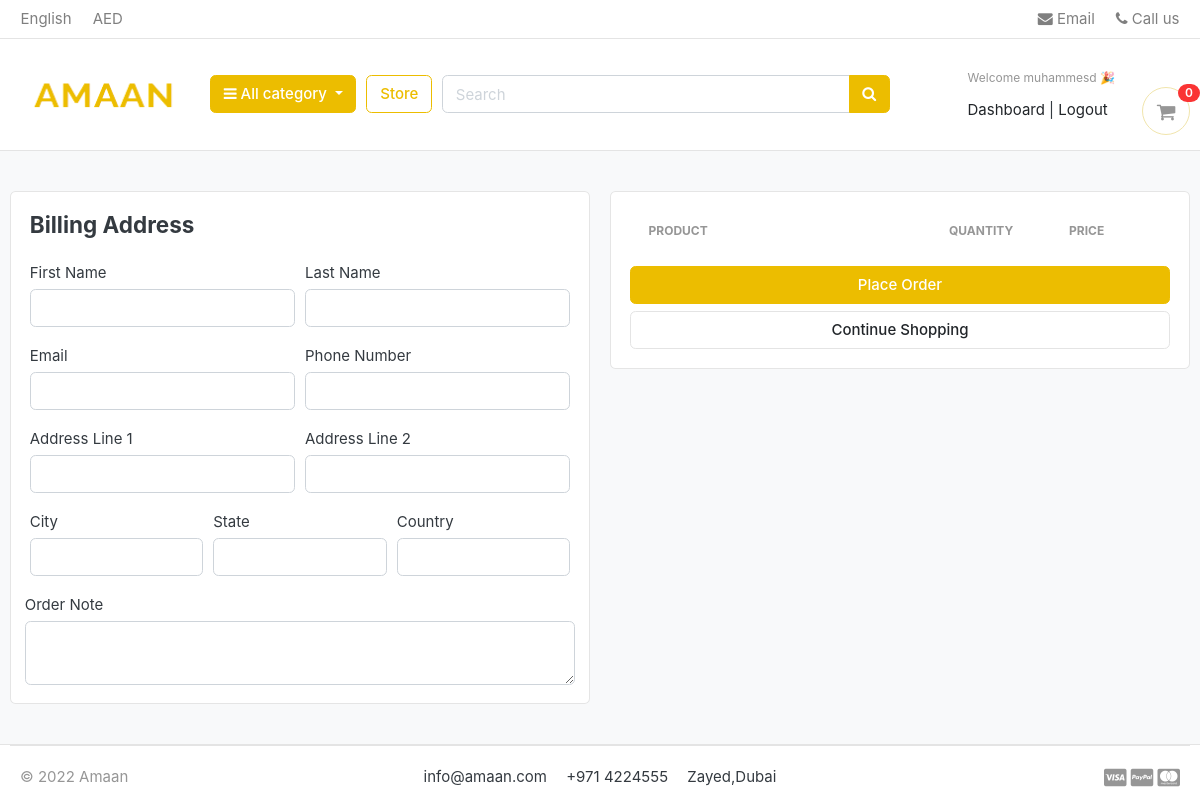
The page /cart/checkout/ (signed in) on the database as committed earlier.
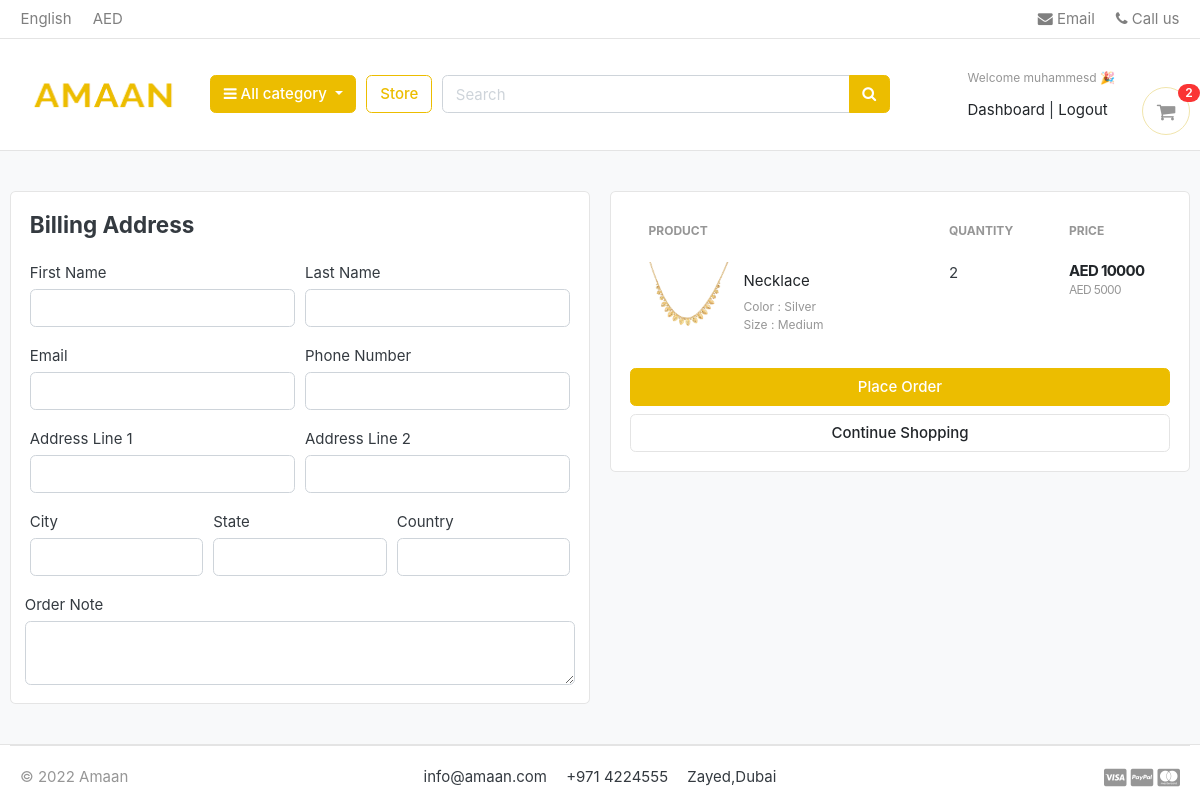
The same page on the database as committed later.
### carts/models.py (models this page shows, shortened)
class CartItem(models.Model):
    user       = models.ForeignKey(Accounts, on_delete=models.CASCADE, null=True )
    product    = models.ForeignKey(Product, on_delete=models.CASCADE)
    variations = models.ManyToManyField(Variation, blank=True)
    cart       = models.ForeignKey(Cart, on_delete=models.CASCADE, null=True)
    quantity   = models.IntegerField()
    is_active  = models.BooleanField(default=True)
    def sub_total(self):
        return self.product.price * self.quantity

### store/models.py (models this page shows, shortened)
class Product(models.Model):
    product_name = models.CharField(max_length=200, unique=True)
    slug = models.SlugField(max_length=200, unique=True)
    description = models.TextField(max_length=200, blank=True)
    price = models.IntegerField()
    image = models.ImageField(upload_to='photos/products')
    stock = models.IntegerField()
    is_available = models.BooleanField(default=True)
    category = models.ForeignKey(Category, on_delete=models.CASCADE)
    created_date = models.DateTimeField(auto_now_add=True)
    modified_date = models.DateTimeField(auto_now=True)
    def get_url(self):
        return reverse('product_detail', args=[self.category.slug, self.slug])

class Variation(models.Model):
    product = models.ForeignKey(Product, on_delete=models.CASCADE)
    variation_category = models.CharField(max_length=100, choices=variation_category_choice)
    variation_value = models.CharField(max_length=100)
    is_active = models.BooleanField(default=True)
    created_date = models.DateTimeField(auto_now=True)
    objects = VariationManager()

### carts/views.py (the view)
# urls.py: path('checkout/',views.checkout, name='checkout'),
@login_required(login_url='login')
def checkout(request,total=0, quantity=0, cart_items=None):
    try:
        tax = 0
        grand_total = 0
        if request.user.is_authenticated:
                cart_items = CartItem.objects.filter(user=request.user, is_active=True)
        else:
            cart = Cart.objects.get(cart_id=cart_id(request))
            cart_items = CartItem.objects.filter(cart=cart, is_active=True)
        for cart_item in cart_items:
            total += (cart_item.product.price * cart_item.quantity)
            quantity += cart_item.quantity
        tax = (3 * total)/100
        grand_total = total + tax
    except ObjectDoesNotExist:
        pass #just ignore
    context = {
        'total' : total,
        'quantity' : quantity,
        'cart_items' : cart_items,
        'tax' : tax,
        'grand_total' : grand_total,
    }
    return render(request, 'store/checkout.html', context)

### carts/context_processors.py (called while the page is built)
def counter(request):
    cart_count = 0
    if 'admin' in request.path:
        return{}
    else:
        try:
            cart = Cart.objects.filter(cart_id=cart_id(request))
            if request.user.is_authenticated:
                cart_items = CartItem.objects.all().filter(user=request.user)
            else:
                cart_items = CartItem.objects.all().filter(cart=cart[:1])
            for cart_item in cart_items:
                cart_count += cart_item.quantity
        except Cart.DoesNotExist:
            cart_count = 0
    return dict(cart_count=cart_count)

### carts/views.py (called while the page is built)
def cart_id(request):
    cart = request.session.session_key
    if not cart:
        cart = request.session.create()
    return cart

### category/context_processors.py (called while the page is built)
def menu_links(request):
    links = Category.objects.all()
    return dict(links=links)

### category/models.py (called while the page is built)
    def get_url(self):
        return reverse('products_by_category', args=[self.slug])

### templates/store/checkout.html (shortened to what the changed rows need)
{% extends 'base.html' %}
{% load static %}
{% block content %}
<section class="section-content padding-y bg">
    <div class="container">
    <div class="row">
        <aside class="col-lg-6">
            <div class="card">
            <div class="card-body">
                <table class="table table-borderless table-shopping-cart">
                    <thead class="text-muted">
                    <tr class="small text-uppercase">
                      <th scope="col">Product</th>
                      <th scope="col" width="120">Quantity</th>
                      <th scope="col" width="120">Price</th>
                    </tr>
                    </thead>
                    <tbody>
                     {% for cart_item in cart_items %}
                    <tr>
                        <td>
                            <figure class="itemside align-items-center">
                                <div class="aside"><img src="{{ cart_item.product.image.url }}" class="img-sm"></div>
                                <figcaption class="info">
                                    <a href="{{ cart_item.product.get_url }}" class="title text-dark">{{ cart_item.product.product_name }}</a>
                                    <p class="text-muted small">
                                        {% if cart_item.variations.all %}
                                          {% for item in cart_item.variations.all %}
                                            {{ item.variation_category | capfirst }} : {{ item.variation_value | capfirst }} <br>
                                          {% endfor %}
                                        {% endif %}
                                    </p>
                                </figcaption>
                            </figure>
                        </td>
                        <td>
                             <label for="">{{cart_item.quantity}}</label>
                        </td>
                        <td>
                            <div class="price-wrap">
                                <var class="price"><b>AED {{ cart_item.sub_total }}</b> </var>
                                <small class="text-muted">AED {{cart_item.product.price}}</small>
                            </div>
                        </td>
                    </tr>
                    {% endfor %}
                    </tbody>
                    </table>
            </div>
            </div>
    </aside>
    </div>
    </div>
    </section>
{% endblock %}

### templates/includes/navbar.html (shortened to what this page needs)
{% load static%}
<header class="section-header">
    <nav class="navbar p-md-0 navbar-expand-sm navbar-light border-bottom">
    <div class="container">
      <div class="collapse navbar-collapse" id="navbarTop4">
        <ul class="navbar-nav mr-auto">
            <li class="nav-item dropdown">
                 <a href="#" class="nav-link">   English </a>
            </li>
            <li class="nav-item dropdown">
                <a href="#" class="nav-link"> AED </a>
            </li>
        </ul>
        <ul class="navbar-nav">
            <li><a href="#" class="nav-link"> <i class="fa fa-envelope"></i> Email </a></li>
            <li><a href="#" class="nav-link"> <i class="fa fa-phone"></i> Call us </a></li>
        </ul>
      </div>
    </div>
    </nav>
    <section class="header-main border-bottom">
        <div class="container">
    <div class="row align-items-center justify-content-around ">
        <div class="col-lg-2 col-md-3 col-6">
            <a href="{% url 'home' %}" class="brand-wrap">
                <img class="logo w-100" src="{% static './images/logo1.png' %}" >
            </a>
        </div>
        <div class="col-lg col-sm col-md col-6 flex-grow-0">
            <div class="category-wrap dropdown d-inline-block float-right">
                <button type="button" class="btn btn-primary dropdown-toggle" data-toggle="dropdown">
                    <i class="fa fa-bars"></i> All category
                </button>
            </div>
        </div>
        <a href="{% url 'store' %}" class="btn btn-outline-primary">Store</a>
        <div class="col-lg  col-md-6 col-sm-12 col d-none d-md-block">
            <form action="{% url 'search' %}" class="search " method="GET">
                <div class="input-group w-100">
                    <input type="text" class="form-control search-bar " style="width:60%;" placeholder="Search"  name="keyword"  required>
                    <div class="input-group-append">
                      <button class="btn btn-primary" type="submit">
                        <i class="fa fa-search "></i>
                      </button>
                    </div>
                </div>
            </form>
        </div>
        <div class="col-lg-3 col-sm-6 col-8 order-2 order-lg-3">
                    <div class="d-flex justify-content-end mb-3 mb-lg-0 mt-3">
                        {% if user.id is None%}
                        <div class="widget-header ">
                            <small class="title text-muted">Welcome guest !</small>
                            <div>
                                <a class="text-dark" href="{% url 'login' %}">Sign in</a> <span class="dark-transp"> | </span>
                                <a class="text-dark" href="{% url 'register' %}"> Register</a>
                            </div>
                        </div>
                        {% else %}
                        <div class="widget-header ">
                            <small class="title text-muted">Welcome {{user.first_name}} 🎉</small>
                            <div>
                                <a class="text-dark" href="{% url 'dashboard' %}">Dashboard</a> <span class="dark-transp"> | </span>
                                <a class="text-dark" href="{% url 'logout' %}"> Logout</a>
                        {% endif %}
                        <a href="{% url 'cart' %}" class="widget-header pl-3 ml-3">
                            <div class="icon icon-sm rounded-circle border"><i class="fa fa-shopping-cart"></i></div>
                            <span class="badge badge-pill badge-danger notify">{{cart_count}}</span>
                        </a>
                    </div>
                </div>
    </div>
        </div>
    </section>
    </header>

Rows that differ between the two databases and show on the page:
added CartItem: product.image (picture), product.product_name "Necklace", quantity "2", sub_total "10000", product.price "5000"
now on this page (row unchanged): Variation: variation_category "Color", variation_value "Silver"
now on this page (row unchanged): Variation: variation_category "Size", variation_value "Medium"
Other text that changed with them:
{{ cart_count }}: "0" → "2"
